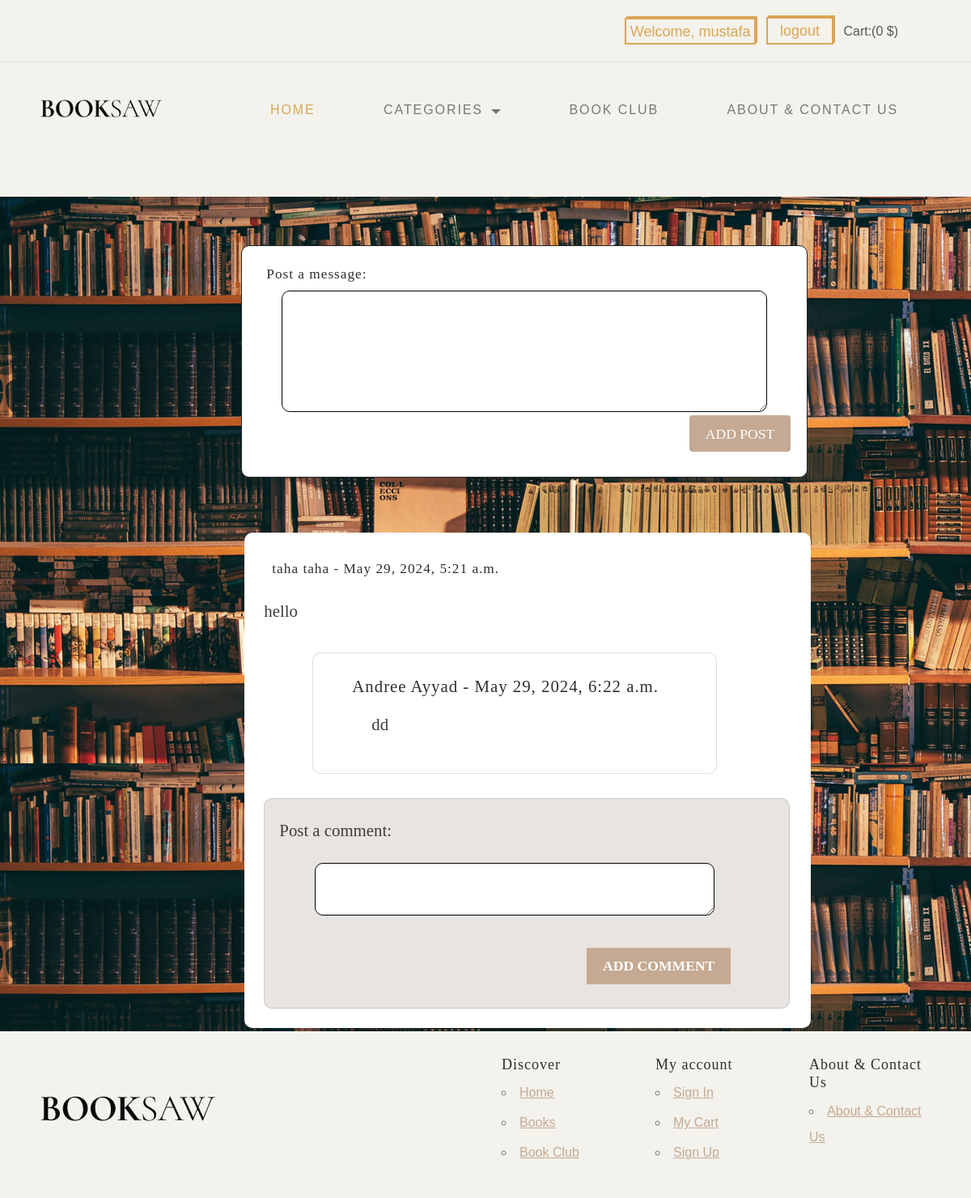
The app's page /wall (signed in) with its own data.
### store_app/models.py (models this page shows)
class User(models.Model):
    first_name = models.CharField(max_length=45)
    last_name = models.CharField(max_length=45)
    email = models.CharField(max_length=128)
    password = models.CharField(max_length=64)
    birthday = models.DateField(null=True)
    gender = models.CharField(max_length=7)
    phone = models.CharField(max_length=30,default='')
    address = models.CharField(max_length=255,default='')
    created_at = models.DateTimeField(auto_now_add=True)
    updated_at = models.DateTimeField(auto_now=True)
    objects = UserManager()

class Post(models.Model):
    message = models.TextField()
    created_at = models.DateTimeField(auto_now_add=True)
    updated_at = models.DateTimeField(auto_now=True)
    user = models.ForeignKey(User, related_name='posts', on_delete=models.CASCADE)
    objects = PostManager()

class Comment(models.Model):
    message = models.TextField()
    created_at = models.DateTimeField(auto_now_add=True)
    updated_at = models.DateTimeField(auto_now=True)
    user = models.ForeignKey(User, related_name='comments', on_delete=models.CASCADE)
    post = models.ForeignKey(Post, related_name='comments', on_delete=models.CASCADE)
    objects = CommentManger()

### store_app/views.py (the view)
# urls.py: path('wall',views.main_wall,name='wall'),
def main_wall(request):
    if not 'userID' in request.session:
        messages.error(request,'You need to regiester or login',extra_tags='invalid_accuess')
        return redirect('/login')
    if not 'orderID' in  request.session :
        order = ''
    else:
        order = Order.objects.get(id=int(request.session['orderID']))
    data={
        "user":User.objects.get(id=request.session['userID']),
        "posts":Post.objects.all().order_by('-updated_at'),
        "total":get_total_order(order),
    }
    return render(request,'wall_page.html',data)

### store_app/views.py (called while the page is built)
def get_total_order(order):
    total = 0
    if(order == ''):
        return 0
    for book in order.books.all():
        total = total + book.price
    return math.floor(total * 100)/100.0

### store_app/templates/wall_page.html (shortened to what this page needs)
<!DOCTYPE html>
<html lang="en">
<head>
  <link href="https://cdn.jsdelivr.net/npm/bootstrap@5.0.2/dist/css/bootstrap.min.css" rel="stylesheet"
>
  {% load static %}
  <link rel="stylesheet" href="{% static 'css/wall_page_style.css' %}">
  <link rel="stylesheet" type="text/css" href="{% static 'css/normalize.css' %}">
  <link rel="stylesheet" type="text/css" href="{% static 'css/vendor.css'%}">
  <link rel="stylesheet" type="text/css" href="{% static 'css/style1.css'%}">
</head>
<body style="background-color: #f3f2ec;">
  <div id="header-wrap">
    <div class="top-content">
      <div class="container">
        <div class="row">
          <div class="col-md-6">
          </div>
          <div class="col-md-6">
            <div class="right-element">
              {% if not 'userID' in request.session %}
                <a href="/login" class="user-account for-buy"><i class="icon icon-user"></i><span>Account</span></a>
              {% else %}
                <a id="account" href="/user/{{user.id}}">Welcome, {{user.first_name}}</a>
                <a id="logout" href="/logout" class="logoutbtn mx-2">logout</a>
              {% endif %}
              <a href="#" class="cart for-buy"><span>Cart:({{total}} $)</span></a>
            </div>
            </div>
          </div>
        </div>
      </div>
    </div>
    <header id="header">
      <div class="container">
        <div class="row">
          <div class="col-md-2">
            <div class="main-logo">
              <a href="/"><img src="{% static 'images/main-logo.png'%}" alt="logo"></a>
            </div>
          </div>
          <div class="col-md-10">
            <nav id="navbar">
              <div class="main-menu stellarnav">
                <ul class="menu-list">
                  <li class="menu-item active"><a href="/main" data-effect="Home">Home</a></li>
                  <li class="menu-item has-sub">
                    <a href="/category" class="nav-link" data-effect="Pages">Categories</a>
                  </li>
                  <li class="menu-item"><a href="/wall" class="nav-link" data-effect="Articles">Book Club</a></li>
                  <li class="menu-item"><a href="/contact" class="nav-link" data-effect="About">About & Contact Us</a></li>
                </ul>
              </div>
            </nav>
          </div>
        </div>
      </div>
    </header>
  <div class="wallcontainer mt-5" style="padding-top: 100px; padding-left: 110px; background-image: url({% static 'images/blog-fullscreen-1-1920x700.jpg'%});">
    <div class="row justify-content-center">
      <div class="col-md-8">
        <div class="card border-dark p-1 h-100">
          <div class="card-body h-25">
            <h5 class="card-title mb-1 pt-1">Post a message:
            </h5>
            <form class="d-flex flex-column" action="/addPost" method="post">
              <textarea class="p-2 custom-textarea" name="post_message" id="post" rows="3"></textarea>
              <div class="d-flex justify-content-end">
                <button class="btn mt-1" type="submit">Add Post</button>
              </div>
            </form>
          </div>
        </div>
      </div>
    </div>
    {% for post in posts %}
    <div class="row justify-content-center mt-4">
      <div class="col-md-8">
        <div>
          <div class="card m-1" style="border: none;">
            <div class="card-body p-1 h-100">
              <div class="d-flex justify-content-between">
                <h5 class="card-title">{{ post.user.first_name }} {{ post.user.last_name }} - <span>{{ post.updated_at}}</span></h5>
              </div>
              <p class="mt-2">{{ post.message }}</p>
              <div class="row mt-3">
                {% for comment in post.comments.all %}
                <div class="col-md-8">
                  <div class="card" style="width: 500px; height: 150px; margin-bottom: 40px; margin-left: 60px;">
                    <div class="card-body p-1">
                      <h5 class="card-title pt-1 px-4">{{ comment.user.first_name }} {{ comment.user.last_name }} - <span>{{ comment.updated_at }}</span></h5>
                      <p class="mx-5">{{ comment.message }}</p>
                    </div>
                  </div>
                </div>
                {% endfor %}
                <div class="col-md-8">
                  <div class="card card-bg-custom" style="text-align: start; background-color:#e7e4e1; padding-left: 10px; border-radius: 10px; height: 260px; padding-bottom: 50px; margin-top: -10px;">
                    <div class="card-body p-1">
                      <p class="card-title pt-1 px-1 p-1">Post a comment:
                      </p>
                      <form class="d-flex flex-column mx-5 my-3" action="/addComment/{{ post.id }}" method="post">
                        <textarea class="custom-textarea" name="comment_message" id="comment" rows="3"></textarea>
                        <div class="d-flex justify-content-end">
                          <button class="mybtn mt-3" type="submit">Add Comment</button>
                        </div>
                      </form>
                    </div>
                  </div>
                </div>
              </div>
            </div>
          </div>
        </div>
      </div>
    </div>
    {% endfor %}
  </div>
  <div class="spacer"></div>
  <footer id="footer">
    <div class="container">
      <div class="row">
        <div class="col-md-4">
          <div class="footer-item">
            <div class="company-brand">
              <a href="/"><img src="{% static 'images/main-logo.png'%}" alt="logo" id="footer-logo" class="footer-logo"></a>
            </div>
          </div>
        </div>
        <div class="col-md-2"></div>
        <div class="col-md-2">
          <div class="footer-menu">
            <h5 class="footer-title">Discover</h5>
            <ul class="menu-list">
              <li class="menu-item"><a href="/main">Home</a></li>
              <li class="menu-item"><a href="/category">Books</a></li>
              <li class="menu-item"><a href="/wall">Book Club</a></li>
            </ul>
          </div>
        </div>
        <div class="col-md-2">
          <div class="footer-menu">
            <h5 class="footer-title">My account</h5>
            <ul class="menu-list">
              <li class="menu-item"><a href="/login">Sign In</a></li>
              <li class="menu-item"><a href="#">My Cart</a></li>
              <li class="menu-item"><a href="/register">Sign Up</a></li>
            </ul>
          </div>
        </div>
        <div class="col-md-2">
          <div class="footer-menu">
            <h5 class="footer-title">About & Contact Us</h5>
            <ul class="menu-list">
              <li class="menu-item"><a href="/contact">About & Contact Us</a></li>
            </ul>
          </div>
        </div>
      </div>
    </div>
  </footer>
</body>
</html>

### store_app/static/css/wall_page_style.css (style rules this page uses)
h5.card-title, .mypost { align-items: center; padding: 10px 10px 5px 10px; background-color: white; }
.card { background-color: white; font-family: 'Times New Roman', Times, serif; font-size: 1.3rem; color: rgb(64, 59, 59); border-radius: 10px; width: 700px; margin-right: 10px; margin-top: -10px; margin-bottom: -5px; box-sizing: border-box; padding: 20px; }
.card.border-dark { margin-top: -40px; }
.card-bg-custom { background-color: white; font-family: 'Times New Roman', Times, serif; margin-top: 50px; text-align: center; padding-top: 10px; margin-bottom: 10px; font-size: 1.3rem; height: 100%; color: rgb(64, 59, 59); border-radius: 10px; width: 650px; margin-right: 10px; box-sizing: border-box; }
.mybtn, .btn { background-color: #c5a992; font: bold; color: white; border: none; padding: 10px 20px; font-family: Georgia, 'Times New Roman', Times, serif; cursor: pointer; font-size: 1.1rem; height: 45px; }
.custom-textarea { width: calc(100% - 20px); padding: 10px; border: 1px solid rgb(0, 0, 0); border-radius: 10px; font-size: 1.2rem; }
body { background: lightgray; margin: 0; }
.spacer { height: 30px; }
.card.m-1 { padding-bottom: 10px; margin-bottom: 10px; }

### records on screen
User: first_name "mustafa"
Post: user.first_name "taha", user.last_name "taha", updated_at "May 29, 2024, 5:21 a.m.", message "hello"
Comment: user.first_name "Andree", user.last_name "Ayyad", updated_at "May 29, 2024, 6:22 a.m.", message "dd"

### other values on screen
{{ total }} "0"
